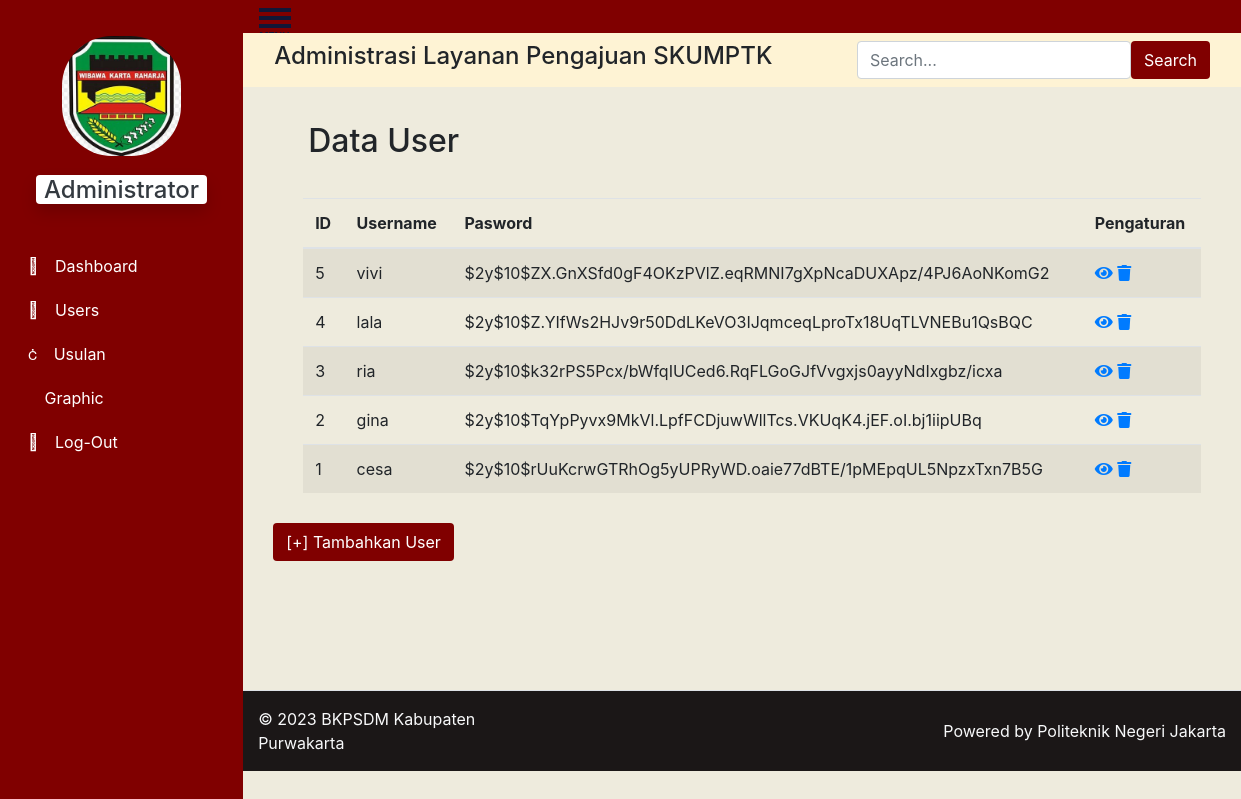
The app's page /listuseradmin.php (signed in) with its own data.
### tables this page shows
CREATE TABLE `pengusul` (
  `id` int(11) NOT NULL,
  `username` varchar(70) NOT NULL,
  `password` varchar(255) NOT NULL,
  `nama` varchar(100) NOT NULL,
  `nip` int(20) NOT NULL,
  `tempat_lahir` varchar(50) NOT NULL,
  `tanggal_lahir` date NOT NULL,
  `jenis_kelamin` varchar(25) NOT NULL,
  `agama` varchar(25) NOT NULL,
  `jabatan` varchar(100) NOT NULL,
  `pangkat` varchar(100) NOT NULL,
  `instansi` varchar(100) NOT NULL,
  `address` varchar(255) NOT NULL,
  `submit_status` varchar(35) NOT NULL,
  `hard_copy` text NOT NULL,
  `tgl_upload` datetime NOT NULL
);

### listuseradmin.php (the view, shortened to what this page needs)
<?php
require_once "koneksi.php";
?>
<!DOCTYPE html>
<html lang="en">
<head>
    <link rel="stylesheet" href="https://stackpath.bootstrapcdn.com/bootstrap/4.1.3/css/bootstrap.min.css"
>
    <link rel="stylesheet" href="https://pro.fontawesome.com/releases/v5.10.0/css/all.css"/>
    <link rel="stylesheet" href="./assets/dist/css/styledashboard.css">
</head>
<body style="background-color: #EEEBDD;">
    <div class="main-container d-flex">
        <div class="sidebar" id="side_nav">
            <div class="header-box px-3 pt-3 pb-4">
                <img src="img/logo.jpg" alt="" style="width:70%;height:70%; border-radius:50px; " class="img"  >
                <h4 class="fs-4"><span class="bg-white text-dark rounded shadow px-2 me-2">Administrator</span></h4>
            </div>
            <ul class="list-unstyled px-2">
                <li class="list-item" >
                    <a href="dashboardadmin2.php">
                        <i class="fal fa-home"></i>
                        <span class="description-header">Dashboard </span>
                    </a>
                </li>
                <li class="list-item" >
                    <a href="listuseradmin.php">
                        <i class="fal fa-user"></i>
                        <span class="description-header">Users </span>
                    </a>
                </li>
                <li class="list-item" >
                    <a href="listusulanadmin.php">
                        <i class="fal fa-mail-bulk"></i>
                        <span class="description-header">Usulan </span>
                    </a>
                </li>
                <li class="list-item" >
                    <a href="graphic.php">
                        <span class="description-header">Graphic </span>
                    </a>
                </li>
                <li class="list-item" >
                    <a href="logoutUser.php">
                        <i class="fal fa-sign-out-alt"></i>
                        <span class="description-header">Log-Out </span>
                    </a>
                </li>
            </ul>
        </div>
        <div class="content">
            <nav class="navbar navbar-inverse" style="height:33px;">
                <div class="list-item">
                    <div id="menu-button" class="button">
                        <label for="menu-checkbox" id="menu-label">
                            <div id="hamburger"></div>
                        </label>
                    </div>
                </div>
            </nav>
            <nav class="navbar navbar-inverse2">
                <div class="container-fluid">
                    <h4>Administrasi Layanan Pengajuan SKUMPTK</h4>
                    <form action="listuseradmin.php" method="get" class="d-flex">
                        <input class="form-control me-2" type="search" name="search" placeholder="Search...">
                        <button class="btn btn-inverse" type="submit" value="search">Search</button>
                    </form>
                </div>
            </nav>
            <main>
            <div class="wrapper">
                <div class="container-fluid">
                    <div class="row">
                        <div class="data-usulan" style="width:90%; margin:15px 30px;">
                            <div class="container-fluid d-flex">
                                <h2 class="pull-left d-block text-center">Data User</h2>
                            </div>
                            <?php
                            $batas = 5;
                            $halaman = @$_GET['halaman'];
                            if(empty($halaman)){
                                $posisi = 0;
                            }
                            else{
                                $posisi = ($halaman-1) * $batas;
                            }
                            if(isset($_GET['search'])){
                                $search = $_GET['search'];
                                $sql="select id, username, password from pengusul WHERE username LIKE '%$search%' order by id Desc limit $posisi,$batas";
                            }else{
                                $sql="select id, username, password from pengusul WHERE username != '' order by id Desc limit $posisi,$batas";
                            }
                            if($result = mysqli_query($conn, $sql)){
                                if(mysqli_num_rows($result) > 0){
                                    echo "<table class='table table-hover table-striped'>";
                                        echo "<thead>";
                                            echo "<tr>";
                                                echo "<th>ID</th>";
                                                echo "<th>Username</th>";
                                                echo "<th>Pasword</th>";
                                                echo "<th>Pengaturan</th>";
                                            echo "</tr>";
                                        echo "</thead>";
                                        echo "<tbody>";
                                        while($row = mysqli_fetch_array($result)){
                                            $id = $row['id'];
                                            echo "<tr>";
                                                echo "<td>" . $row['id'] . "</td>";
                                                echo "<td>" . $row['username'] . "</td>";
                                                echo "<td>" . $row['password'] . "</td>";
                                                echo "<td align-text:center;>";
                                                    echo "
                                                        <a  href='detailuseradmin.php?id=" . $row['id'] ."' title='View Record' data-toggle='tooltip'>
                                                            <i class='fa fa-eye'></i>
                                                        </a>
                                                    ";
                                                   ?>
                                                        <a href="#" class="" title="Delete Record" data-toggle="modal" data-target="#modalhapus<?php echo $id; ?>" >
                                                            <i class='fa fa-trash'></i>
                                                        </a>
                                                    <?php
                                                echo "</td>";
                                            echo "</tr>";
                                            ?>
                                          <?php
                                        }
                                        echo "</tbody>";
                                    echo "</table>";
                                } else {
                                    echo "<p class='lead'><em>No records were found.</em></p>";
                                }
                            } else {
                                echo "ERROR: Could not able to execute $sql. " . mysqli_error($conn);
                            }
                            ?>
                            <a href="listusulanadmin.php"><button href="listusulanadmin.php" type="submit" class="btn btn-inverse "  >[+] Tambahkan User</button></a>
                        </div>
                    </div>
                </div>
                <br>
            </div></main>
            <footer class="d-flex flex-wrap justify-content-between align-items-center py-3 border-top" style="background-color: #1B1717; position:relative; bottom: -74px ">
                <div class="col-md-4 d-flex align-items-center">
                <span class="mb-3 mb-md-0 text-light">&copy; 2023 BKPSDM Kabupaten Purwakarta</span>
                </div>
                <ul class="nav col-md-4 justify-content-end list-unstyled d-flex">
                <li class="ms-3 text-light">Powered by Politeknik Negeri Jakarta</li>
                </ul>
            </footer>
        </div>
</body>
</html>

### records on screen
pengusul: id "5", username "vivi", password "$2y$10$ZX.GnXSfd0gF4OKzPVlZ.eqRMNI7gXpNcaDUXApz/4PJ6AoNKomG2"
pengusul: id "4", username "lala", password "$2y$10$Z.YIfWs2HJv9r50DdLKeVO3IJqmceqLproTx18UqTLVNEBu1QsBQC"
pengusul: id "3", username "ria", password "$2y$10$k32rPS5Pcx/bWfqIUCed6.RqFLGoGJfVvgxjs0ayyNdIxgbz/icxa"
pengusul: id "2", username "gina", password "$2y$10$TqYpPyvx9MkVl.LpfFCDjuwWllTcs.VKUqK4.jEF.oI.bj1iipUBq"
pengusul: id "1", username "cesa", password "$2y$10$rUuKcrwGTRhOg5yUPRyWD.oaie77dBTE/1pMEpqUL5NpzxTxn7B5G"
